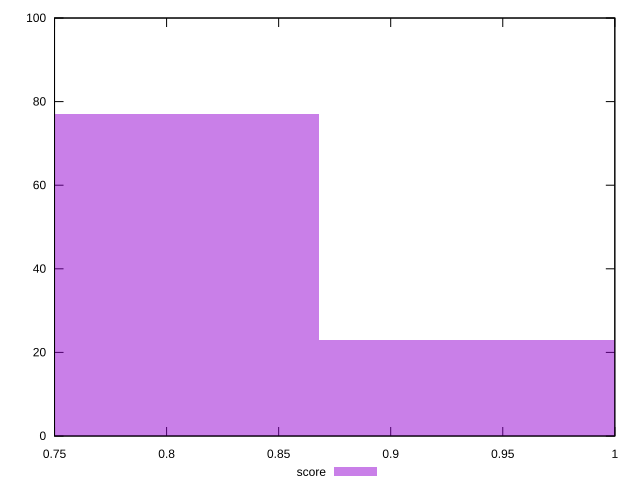

Write gnuplot code to recreate this figure.
reset

$score <<EOF
0.7441649745825112 77
0.9922199661100148 23
EOF

set key outside below
set boxwidth 0.2480549915275037
set xrange [0.75:1]
set yrange [0:100]
set trange [0:100]
set style fill transparent solid 0.5 noborder
set terminal svg size 640, 490 enhanced background rgb 'white'
set output "reports/report_00033_2021-03-01T14-23-16.841Z/uses-rel-preconnect/samples/astro/score/histogram.svg"

plot $score title "score" with boxes

reset
